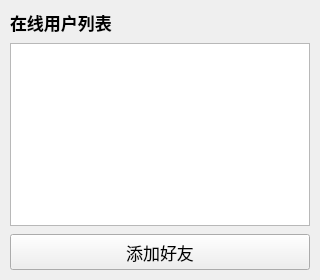
<?xml version="1.0" encoding="UTF-8"?>
<ui version="4.0">
 <class>Online</class>
 <widget class="QWidget" name="Online">
  <property name="geometry">
   <rect>
    <x>0</x>
    <y>0</y>
    <width>320</width>
    <height>280</height>
   </rect>
  </property>
  <property name="windowTitle">
   <string>在线用户</string>
  </property>
  <layout class="QVBoxLayout" name="mainLayout">
   <property name="spacing">
    <number>8</number>
   </property>
   <property name="leftMargin">
    <number>10</number>
   </property>
   <property name="topMargin">
    <number>10</number>
   </property>
   <property name="rightMargin">
    <number>10</number>
   </property>
   <property name="bottomMargin">
    <number>10</number>
   </property>
   <item>
    <widget class="QLabel" name="titleLabel">
     <property name="font">
      <font>
       <pointsize>13</pointsize>
       <bold>true</bold>
      </font>
     </property>
     <property name="text">
      <string>在线用户列表</string>
     </property>
    </widget>
   </item>
   <item>
    <widget class="QListWidget" name="online_lw">
     <property name="font">
      <font>
       <pointsize>13</pointsize>
      </font>
     </property>
     <property name="minimumSize">
      <size>
       <width>0</width>
       <height>160</height>
      </size>
     </property>
    </widget>
   </item>
   <item>
    <widget class="QPushButton" name="addFriend_Pb">
     <property name="minimumSize">
      <size>
       <width>0</width>
       <height>36</height>
      </size>
     </property>
     <property name="font">
      <font>
       <pointsize>13</pointsize>
      </font>
     </property>
     <property name="text">
      <string>添加好友</string>
     </property>
    </widget>
   </item>
  </layout>
 </widget>
 <resources/>
 <connections/>
</ui>
